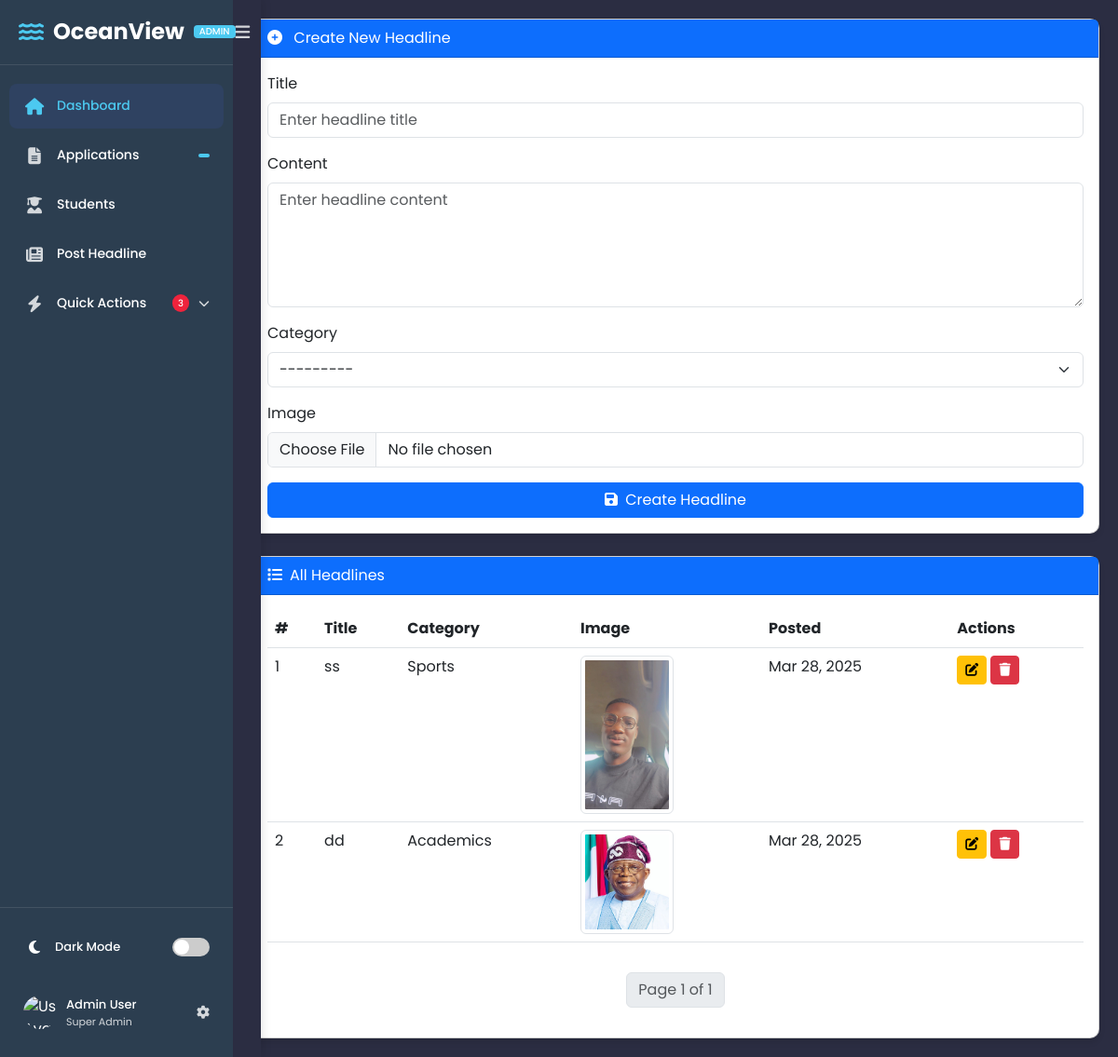
The app's page /headline/, older data.
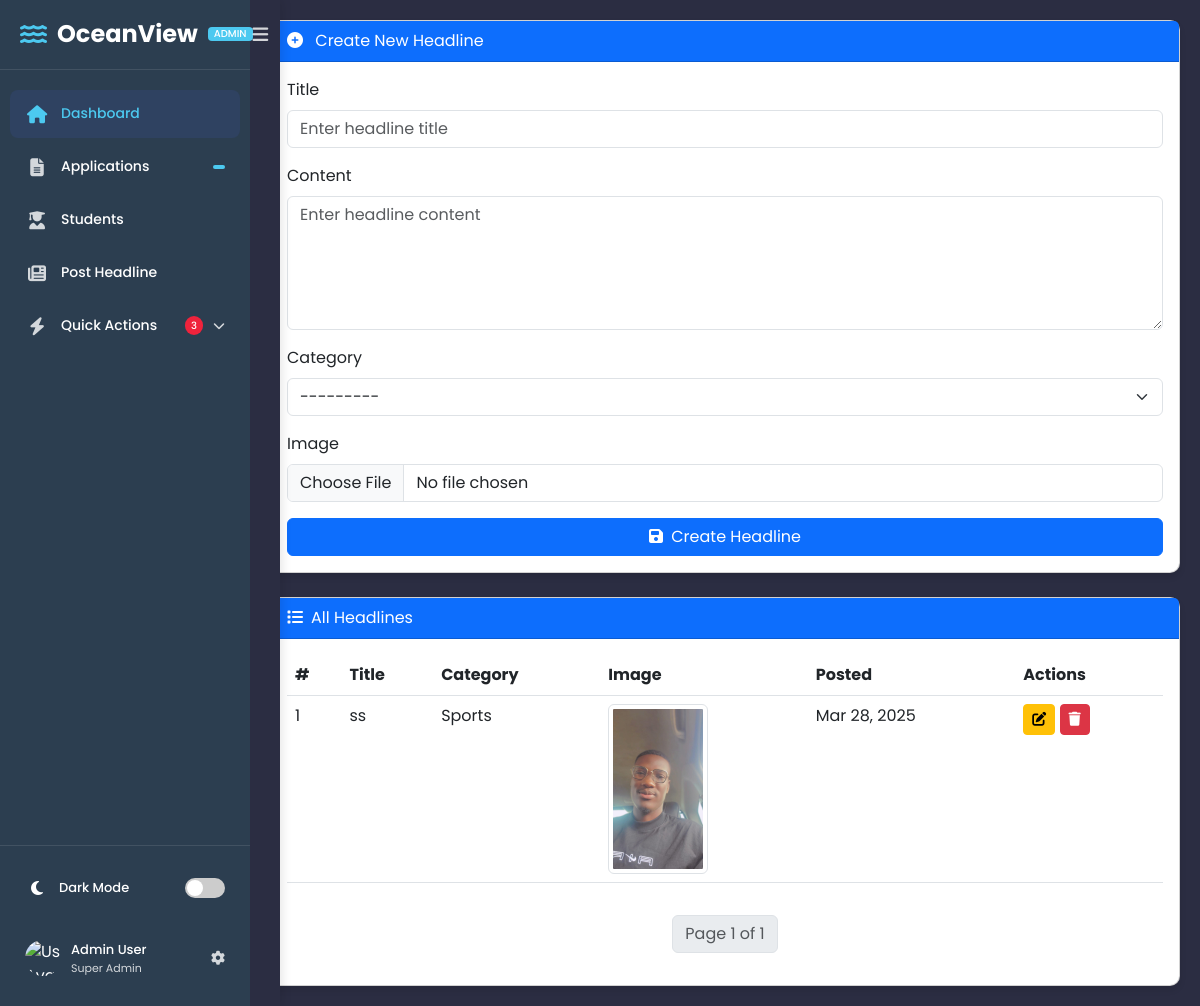
The same page, newer data.
### portal/models.py (models this page shows, shortened)
class Headline(models.Model):
    title = models.CharField(max_length=100)
    content = models.TextField()
    image = models.ImageField(upload_to="news_images/", blank=True, null=True)
    category = models.ForeignKey(Category, on_delete=models.CASCADE)
    created_at = models.DateTimeField(auto_now_add=True)

class Category(models.Model):
    name = models.CharField(max_length=100, unique=True)
    def __str__(self):
        return self.name

### crm/views.py (the view)
# urls.py: path("headline/", Post_headline, name="Post_headline"),
def Post_headline(request):
    if request.method == "POST":
        form = HeadlineForm(request.POST, request.FILES)
        if form.is_valid():
            form.save()
            messages.success(request, "Headline posted successfully!")
            return redirect("Post_headline")
    else:
        form = HeadlineForm()
    headlines = paginate_headlines(request)
    return render(request, "crm/crm_post_headline.html", {"form": form, "headlines": headlines})

### crm/forms.py
class HeadlineForm(forms.ModelForm):
    class Meta:
        model = Headline
        fields = ["title", "content", "image", "category"]
        widgets = {
            "title": forms.TextInput(attrs={"class": "form-control", "placeholder": "Enter headline title"}),
            "content": forms.Textarea(attrs={"class": "form-control", "rows": 5, "placeholder": "Enter headline content"}),
            "image": forms.FileInput(attrs={"class": "form-control"}),
            "category": forms.Select(attrs={"class": "form-select"}),
        }

### crm/views.py (called while the page is built)
def paginate_headlines(request):
    headlines_list = Headline.objects.all().order_by('-created_at')
    paginator = Paginator(headlines_list, 3)  # 3 headlines per page
    page_number = request.GET.get("page")
    return paginator.get_page(page_number)

### crm/templates/crm/crm_post_headline.html (shortened to what the changed rows need)
{% load static %}
<!DOCTYPE html>
<html lang="en">
<head>
    <link href="https://cdn.jsdelivr.net/npm/bootstrap@5.3.0/dist/css/bootstrap.min.css" rel="stylesheet">
    <link rel="stylesheet" href="https://cdnjs.cloudflare.com/ajax/libs/font-awesome/6.0.0/css/all.min.css">
</head>
<body>
    {% include 'crm/sidebar.html' %}
    <div class="main-content" style="margin-left: 250px; padding: 20px;">
        <div class="card">
            <div class="card-body">
                <div class="table-responsive">
                    <table class="table table-hover">
                        <thead>
                            <tr>
                                <th>#</th>
                                <th>Title</th>
                                <th>Category</th>
                                <th>Image</th>
                                <th>Posted</th>
                                <th>Actions</th>
                            </tr>
                        </thead>
                        <tbody>
                            {% for headline in headlines %}
                            <tr>
                                <td>{{ forloop.counter }}</td>
                                <td>{{ headline.title }}</td>
                                <td>{{ headline.category }}</td>
                                <td>
                                    {% if headline.image %}
                                        <img src="{{ headline.image.url }}" class="img-thumbnail">
                                    {% else %}
                                        None
                                    {% endif %}
                                </td>
                                <td>{{ headline.created_at|date:"M d, Y" }}</td>
                                <td>
                                    <a href="{% url 'Edit_headline' headline.id %}" class="btn btn-sm btn-warning">
                                        <i class="fas fa-edit"></i>
                                    </a>
                                    <form action="{% url 'delete_headline' headline.id %}" method="POST" class="d-inline">
                                        <button type="submit" class="btn btn-sm btn-danger" onclick="return confirm('Are you sure?')">
                                            <i class="fas fa-trash"></i>
                                        </button>
                                    </form>
                                </td>
                            </tr>
                            {% empty %}
                            <tr>
                                <td colspan="6" class="text-center">No headlines found</td>
                            </tr>
                            {% endfor %}
                        </tbody>
                    </table>
                </div>
            </div>
        </div>
    </div>
</body>
</html>

Row changes from the older to the newer data that the page shows:
removed Headline: title "dd", category "Academics", image (picture), created_at "Mar 28, 2025"
